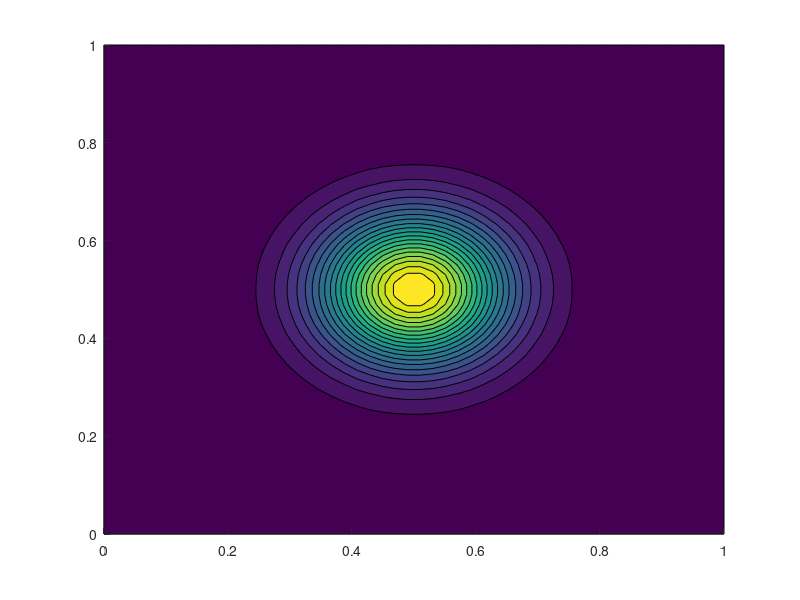

Recreate this plot in MATLAB. (Note: this script raises an error after producing the figure.)
clc; clear; close all;
% Parameters
Lx = 1;         % Length of the domain in the x-direction
Ly = 1;         % Length of the domain in the y-direction
Nx = 50;        % Number of grid points in the x-direction
Ny = 50;        % Number of grid points in the y-direction
T = 0.1;        % Total simulation time
alpha = 0.01;   % Thermal diffusivity
dx = Lx / (Nx - 1);
dy = Ly / (Ny - 1);
dt = 0.001;      % Time step size

% Create grid
x = linspace(0, Lx, Nx);
y = linspace(0, Ly, Ny);
[X, Y] = meshgrid(x, y);

% Initialize temperature field to 37 degrees
u = 37 * ones(Nx, Ny);
u_new = u;

% Define a source term function (e.g., a Gaussian source)
source_amplitude = 37;
source_center_x = Lx / 2;
source_center_y = Ly / 2;
source_width = 0.1;
source = @(x, y, t) source_amplitude * exp(-((x - source_center_x).^2 + (y - source_center_y).^2) / (2*source_width^2)) * sin(2*pi*t);

% Time-stepping loop with boundary conditions
for t = 0:dt:T
    % Apply boundary conditions
    u_new(1, :) = 37;  % Dirichlet boundary condition on the left
    u_new(:, 1) = 37;  % Dirichlet boundary condition on the bottom
    u_new(end, :) = 37;  % Dirichlet boundary condition on the right
    
    % Neumann boundary condition on the top (zero gradient)
    u_new(:, end) = u_new(:, end-1); 

    % Update interior points using the FTCS method with the source term
    for i = 2:Nx-1
        for j = 2:Ny-1
            % FTCS scheme for 2D heat equation with source term
            u_new(i, j) = u(i, j) + alpha * dt * ((u(i+1, j) - 2*u(i, j) + u(i-1, j)) / dx^2 + ...
                (u(i, j+1) - 2*u(i, j) + u(i, j-1)) / dy^2) + dt * source(x(i), y(j), t);
        end
    end
    
    % Swap u and u_new for the next time step
    u = u_new;
    
    % Visualization (optional)
%     if mod(t, 0.01) == 0  % Plot every 0.01 seconds
%         contourf(X, Y, u, 20, 'EdgeColor', 'none');
%         colorbar;
%         axis square;
%         title(['Time: ' num2str(t)]);
%         xlabel('X');
%         ylabel('Y');
%         drawnow;
%     end
end

% Final temperature distribution
contourf(X, Y, u, 20, 'EdgeColor', 'none');
colorbar;
axis square;
title('Final Temperature Distribution');
xlabel('X');
ylabel('Y');
